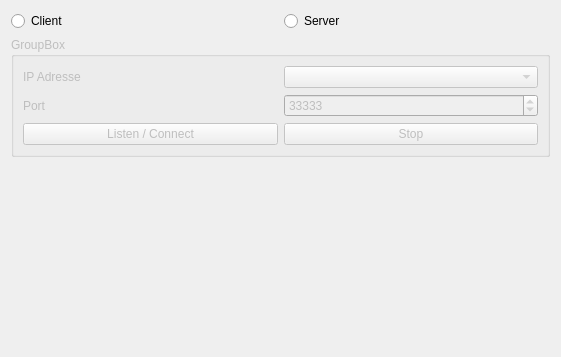
<?xml version="1.0" encoding="UTF-8"?>
<ui version="4.0">
 <class>RemoteControlView</class>
 <widget class="QWidget" name="RemoteControlView">
  <property name="geometry">
   <rect>
    <x>0</x>
    <y>0</y>
    <width>561</width>
    <height>357</height>
   </rect>
  </property>
  <property name="windowTitle">
   <string>Form</string>
  </property>
  <layout class="QVBoxLayout" name="verticalLayout">
   <item>
    <layout class="QHBoxLayout" name="horizontalLayout">
     <item>
      <widget class="QRadioButton" name="radioButtonClient">
       <property name="text">
        <string>Client</string>
       </property>
      </widget>
     </item>
     <item>
      <widget class="QRadioButton" name="radioButtonServer">
       <property name="text">
        <string>Server</string>
       </property>
      </widget>
     </item>
    </layout>
   </item>
   <item>
    <widget class="QGroupBox" name="groupBoxNetworkParams">
     <property name="enabled">
      <bool>false</bool>
     </property>
     <property name="title">
      <string>GroupBox</string>
     </property>
     <layout class="QVBoxLayout" name="verticalLayout_2">
      <item>
       <layout class="QGridLayout" name="gridLayout">
        <property name="horizontalSpacing">
         <number>6</number>
        </property>
        <item row="0" column="0">
         <widget class="QLabel" name="label">
          <property name="text">
           <string>IP Adresse</string>
          </property>
         </widget>
        </item>
        <item row="0" column="2">
         <widget class="QComboBox" name="comboBoxInterfaces">
          <property name="sizePolicy">
           <sizepolicy hsizetype="MinimumExpanding" vsizetype="Fixed">
            <horstretch>0</horstretch>
            <verstretch>0</verstretch>
           </sizepolicy>
          </property>
         </widget>
        </item>
        <item row="1" column="0">
         <widget class="QLabel" name="label_2">
          <property name="text">
           <string>Port</string>
          </property>
         </widget>
        </item>
        <item row="2" column="2">
         <widget class="QPushButton" name="pushButtonStopListenOrConnection">
          <property name="text">
           <string>Stop</string>
          </property>
         </widget>
        </item>
        <item row="2" column="0">
         <widget class="QPushButton" name="pushButtonListenOrConnect">
          <property name="sizePolicy">
           <sizepolicy hsizetype="MinimumExpanding" vsizetype="Fixed">
            <horstretch>0</horstretch>
            <verstretch>0</verstretch>
           </sizepolicy>
          </property>
          <property name="text">
           <string>Listen / Connect</string>
          </property>
         </widget>
        </item>
        <item row="1" column="2">
         <widget class="QSpinBox" name="spinBoxPort">
          <property name="sizePolicy">
           <sizepolicy hsizetype="MinimumExpanding" vsizetype="Fixed">
            <horstretch>0</horstretch>
            <verstretch>0</verstretch>
           </sizepolicy>
          </property>
          <property name="minimum">
           <number>30000</number>
          </property>
          <property name="maximum">
           <number>64000</number>
          </property>
          <property name="value">
           <number>33333</number>
          </property>
         </widget>
        </item>
       </layout>
      </item>
     </layout>
    </widget>
   </item>
   <item>
    <spacer name="verticalSpacer">
     <property name="orientation">
      <enum>Qt::Vertical</enum>
     </property>
     <property name="sizeHint" stdset="0">
      <size>
       <width>20</width>
       <height>40</height>
      </size>
     </property>
    </spacer>
   </item>
  </layout>
 </widget>
 <resources/>
 <connections/>
 <slots>
  <slot>pushButtonListenOrConnect()</slot>
 </slots>
</ui>
